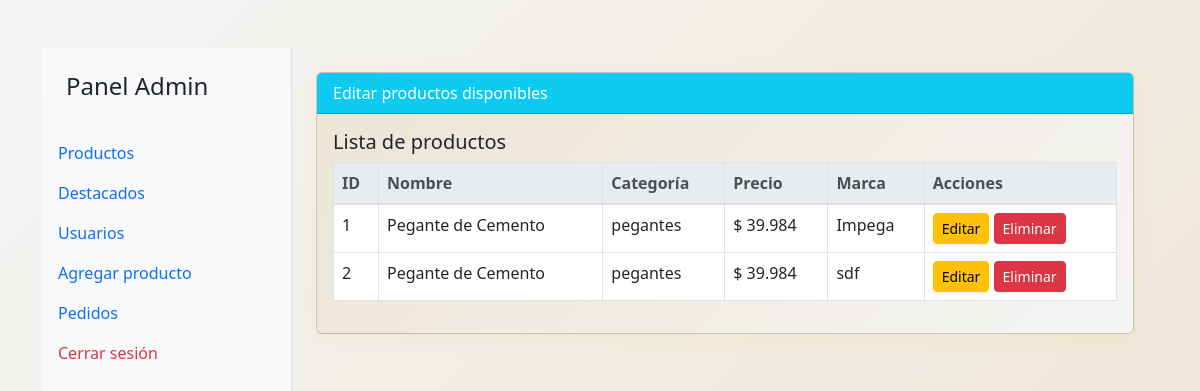
Page /dashboard (signed in) on the earlier database version.
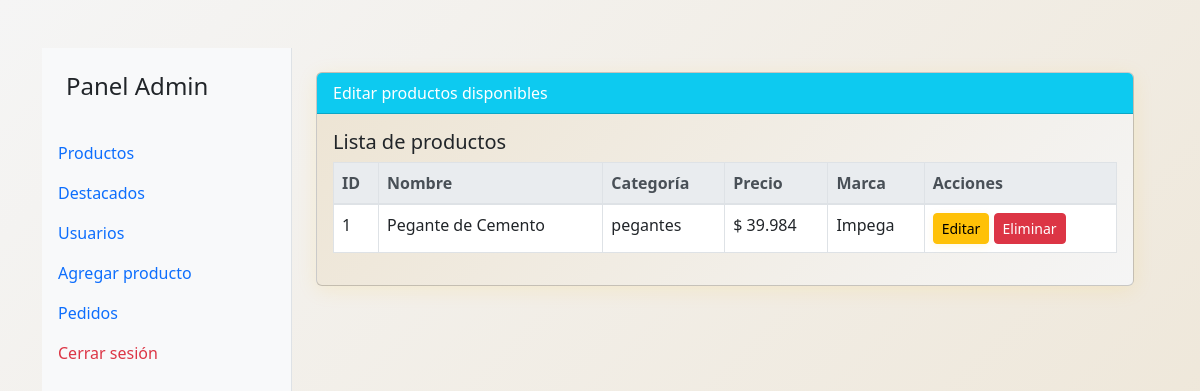
Same page on the later database version.
### app/models/productos.py (models this page shows, shortened)
class Producto(db.Model):
    id = db.Column(db.Integer, primary_key=True)
    nombre = db.Column(db.String(100), nullable=False)
    descripcion = db.Column(db.String(255), nullable=False)
    categoria = db.Column(db.String(50), nullable=False)
    precio = db.Column(db.Float, nullable=False)
    imagen = db.Column(db.String(255))
    presentacion = db.Column(db.String(100))
    marca = db.Column(db.String(100))
    destacado = db.Column(db.Boolean, default=False)
    stock = db.Column(db.Integer, nullable=False, default=0)  # Nuevo campo para el stock

### app/routes/auth.py (the view)
@bp.route('/dashboard')
@login_required
def dashboard():
    if current_user.role == 'admin':
        usuarios = Users.query.all()
        productos = Producto.query.all()
        categorias = Producto.query.with_entities(Producto.categoria).distinct().all()
        categorias = [c[0] for c in categorias if c[0]]
        from app.models.users import Order
        pedidos = Order.query.order_by(Order.created_at.desc()).all()
        return render_template('admin_dashboard.html', usuarios=usuarios, productos=productos, pedidos=pedidos, categorias=categorias)
    elif current_user.bloqueado:
        flash('Tu usuario está bloqueado. Contacta al administrador.', 'danger')
        logout_user()
        return redirect(url_for('auth.login'))
    else:
        categorias = Producto.query.with_entities(Producto.categoria).distinct().all()
        categorias = [c[0] for c in categorias if c[0]]
        productos = Producto.query.all()
        return render_template('user_dashboard.html', categorias=categorias, productos=productos)

### app/templates/admin_dashboard.html (shortened to what this page needs)
<!DOCTYPE html>
<html lang="en">
<head>
    <link rel="stylesheet" href="https://stackpath.bootstrapcdn.com/bootstrap/4.5.2/css/bootstrap.min.css">
</head>
<body>
<div class="container mt-5">
    <div class="d-flex">
        <nav class="bg-light border-end" id="sidebar" style="width: 250px; min-height: 100vh;">
            <div class="sidebar-header p-4">
                <h4>Panel Admin</h4>
            </div>
            <ul class="nav flex-column">
                <li class="nav-item"><a class="nav-link" href="#productos" onclick="showSection('productos')">Productos</a></li>
                <li class="nav-item"><a class="nav-link" href="#destacados" onclick="showSection('destacados')">Destacados</a></li>
                <li class="nav-item"><a class="nav-link" href="#usuarios" onclick="showSection('usuarios')">Usuarios</a></li>
                <li class="nav-item"><a class="nav-link" href="#agregar" onclick="showSection('agregar')">Agregar producto</a></li>
                <li class="nav-item"><a class="nav-link" href="#pedidos" onclick="showSection('pedidos')">Pedidos</a></li>
                <li class="nav-item"><a class="nav-link text-danger" href="{{ url_for('auth.logout') }}">Cerrar sesión</a></li>
            </ul>
        </nav>
        <div class="flex-grow-1 p-4">
            <div id="productos" class="section">
                <div class="card mb-5">
                    <div class="card-header bg-info text-white">Editar productos disponibles</div>
                    <div class="card-body">
                        <h5>Lista de productos</h5>
                        <table class="table table-bordered table-hover">
                            <thead class="thead-light">
                                <tr>
                                    <th>ID</th>
                                    <th>Nombre</th>
                                    <th>Categoría</th>
                                    <th>Precio</th>
                                    <th>Marca</th>
                                    <th>Acciones</th>
                                </tr>
                            </thead>
                            <tbody>
                                {% for producto in productos %}
                                <tr>
                                    <td>{{ producto.id }}</td>
                                    <td>{{ producto.nombre }}</td>
                                    <td>{{ producto.categoria }}</td>
                                    <td>{{ producto.precio|cop }}</td>
                                    <td>{{ producto.marca or 'N/A' }}</td>
                                    <td>
                                        <a href="{{ url_for('productos.editar_producto', id=producto.id) }}" class="btn btn-warning btn-sm">Editar</a>
                                        <a href="{{ url_for('productos.eliminar_producto', id=producto.id) }}" class="btn btn-danger btn-sm" onclick="return confirm('¿Seguro que deseas eliminar este producto?');">Eliminar</a>
                                    </td>
                                </tr>
                                {% endfor %}
                            </tbody>
                        </table>
                    </div>
                </div>
            </div>
                {% set categorias = categorias %}
                {% include 'productos/agregar.html' %}
        </div>
    </div>
</div>
</body>
</html>

Differences in the rows shown:
removed Producto: id "2", nombre "Pegante de Cemento", categoria "pegantes", precio|cop "$ 39.984", marca "sdf"
